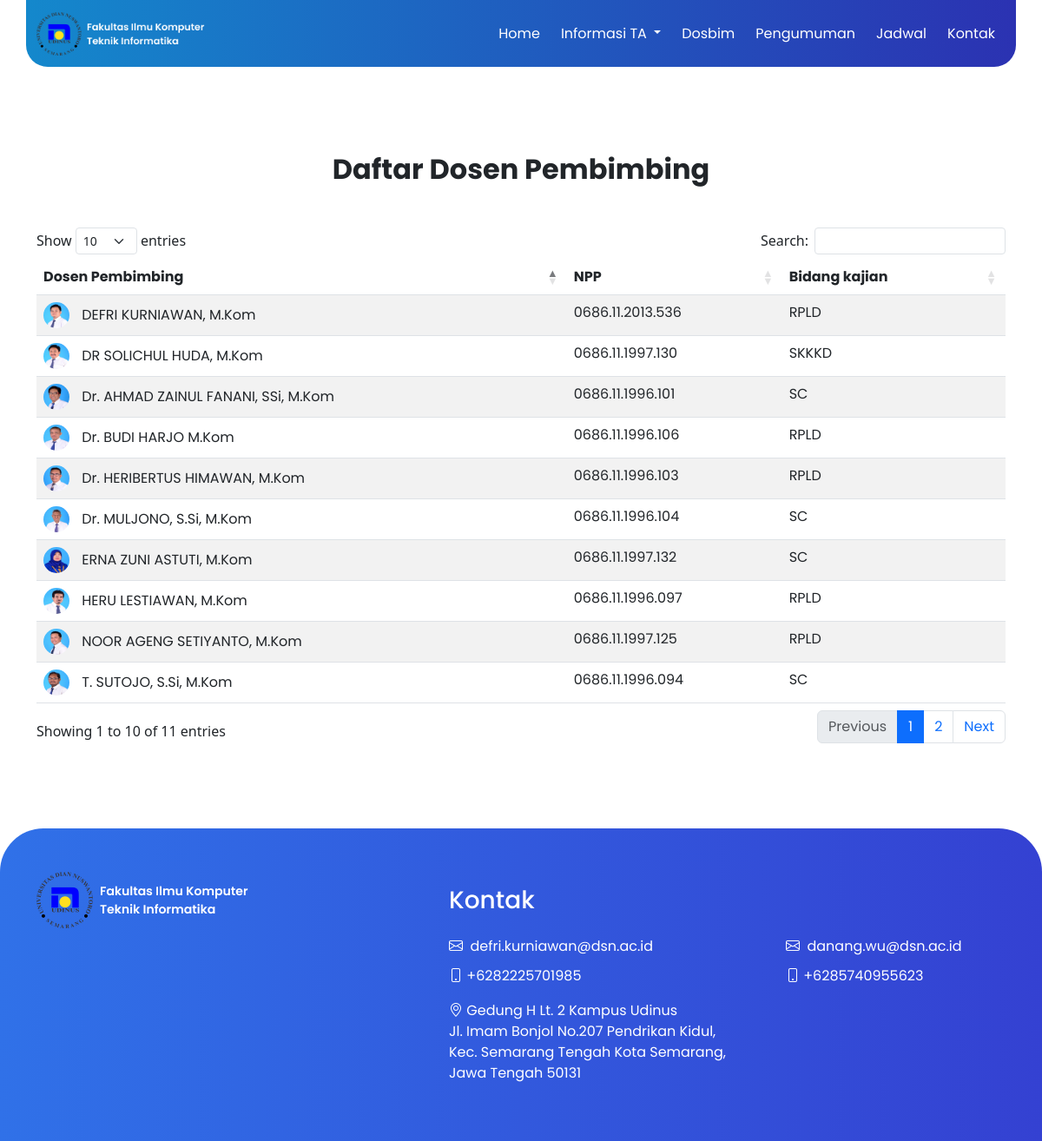
/index.php/dashboard/dosbim, run on the app's committed database.
### tables this page shows
CREATE TABLE `tb_dosbim` (
  `id` int(11) NOT NULL,
  `npp` varchar(128) NOT NULL,
  `nama` varchar(128) NOT NULL,
  `bidang` varchar(128) NOT NULL,
  `gambar` varchar(128) NOT NULL
);

### application/controllers/Dashboard.php (called while the page is built, shortened)
<?php
class Dashboard extends CI_Controller
{
    public function dosbim()
    {
        $data['dosbim'] = $this->model_dosbim->getDosbim();
        $this->load->view('layout/front-header');
        $this->load->view('layout/front-navbar');
        $this->load->view('front-end/dosbim', $data);
        $this->load->view('layout/front-footer');
    }
}

### index.php (called while the page is built, shortened)
<?php
require_once BASEPATH.'core/CodeIgniter.php';

### application/models/model_dosbim.php (called while the page is built, shortened)
<?php
class model_dosbim extends CI_Model
{
    public function getDosbim()
    {
        $query = $this->db->get('tb_dosbim');
        return $query->result();
    }
}

### application/views/front-end/dosbim.php (the view, shortened to what this page needs)
<section class="bg-white py-5" style="margin-top: 104px; margin-bottom: 8px;">
    <div class="row">
        <div class="col-lg-12">
            <div class="text-center mb-5 mt-4">
                <h2 class="display-7 fw-bolder mb-5 "><span class="text-gradient d-inline ">Daftar Dosen
                        Pembimbing</span></h2>
            </div>
        </div>
    </div>
    <div class="container">
        <table id="example" class="table table-striped" style="width:100%">
            <thead>
                <tr>
                    <th>Dosen Pembimbing</th>
                    <th>NPP</th>
                    <th>Bidang kajian</th>
                </tr>
            </thead>
            <tbody>
                <?php foreach ($dosbim as $dsn): ?>
                    <tr>
                        <td>
                            <a href="<?php echo base_url('uploads/' . $dsn->gambar); ?>" data-lightbox="avatar">
                                <img src="<?php echo base_url('uploads/' . $dsn->gambar); ?>" alt=" Avatar"
                                    style="border-radius: 50%; width: 30px; height: 30px; margin-right: 10px;">
                            </a>
                            <span>
                                <?php echo $dsn->nama; ?>
                            </span>
                        </td>
                        <td>
                            <?php echo $dsn->npp; ?>
                        </td>
                        <td>
                            <?php echo $dsn->bidang; ?>
                        </td>
                    </tr>
                <?php endforeach; ?>
            </tbody>
        </table>
    </div>
</section>

### data on the page
tb_dosbim: gambar (picture), nama "Dr. AHMAD ZAINUL FANANI, SSi, M.Kom", npp "0686.11.1996.101", bidang "SC"
tb_dosbim: gambar (picture), nama "Dr. BUDI HARJO M.Kom", npp "0686.11.1996.106", bidang "RPLD"
tb_dosbim: gambar (picture), nama "Dr. HERIBERTUS HIMAWAN, M.Kom", npp "0686.11.1996.103", bidang "RPLD"
tb_dosbim: gambar (picture), nama "Dr. MULJONO, S.Si, M.Kom", npp "0686.11.1996.104", bidang "SC"
tb_dosbim: gambar (picture), nama "DR SOLICHUL HUDA, M.Kom", npp "0686.11.1997.130", bidang "SKKKD"
tb_dosbim: gambar (picture), nama "ERNA ZUNI ASTUTI, M.Kom", npp "0686.11.1997.132", bidang "SC"
tb_dosbim: gambar (picture), nama "HERU LESTIAWAN, M.Kom", npp "0686.11.1996.097", bidang "RPLD"
tb_dosbim: gambar (picture), nama "NOOR AGENG SETIYANTO, M.Kom", npp "0686.11.1997.125", bidang "RPLD"
tb_dosbim: gambar (picture), nama "T. SUTOJO, S.Si, M.Kom", npp "0686.11.1996.094", bidang "SC"
tb_dosbim: gambar (picture), nama "DEFRI KURNIAWAN, M.Kom", npp "0686.11.2013.536", bidang "RPLD"
